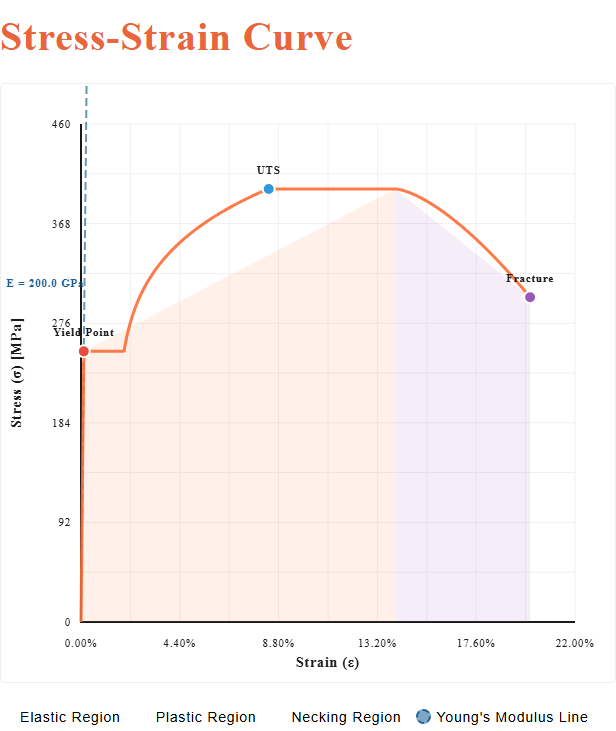
#> input picture assets/real_charts/engisphere/engisphere_001/image.png, 616 x 731 px
$ python -i coordinate_system_preprocessor.py   (imports and definitions only)
#> lines starting #> are read from the running program, lines starting #| are printed output that depends on the picture; after the words box and inside, x2 and y2 are one past the last pixel; in counts of white or black regions, pixels touching at a corner belong together
#> further down, picture is the input picture: shape (731, 616, 3); mean B, G, R 244, 244.7, 250.6
import cv2
import numpy as np
from typing import Tuple

import sys as _sys
from pathlib import Path as _Path
_exp_root = _Path(__file__).resolve().parent.parent.parent
if str(_exp_root) not in _sys.path:
    _sys.path.insert(0, str(_exp_root))

class CoordinateSystemPreprocessor:
    """坐标系图像预处理器"""

    def __init__(self):
        self.intermediate_results = {}
        # 曲线擦除参数
        self.color_saturation_threshold = 90
        self.color_value_threshold = 60

    # [210 lines left out: functions resize_to_match_original, transform_labels_for_ai_enhanced, not called in this run]

    def detect_curve_mask(self, image, feather_size=5):
        """
        检测曲线mask（基于颜色）

        用于在边缘检测阶段擦除曲线边缘，但不修改原图

        Args:
            image: 输入图像（彩色）
            feather_size: 羽化大小（像素）

        Returns:
            曲线的mask（二值图像）
        """
#> called with feather_size = 3
        print(f"[CurveDetect] textcurve (text{feather_size}px)...")

        if len(image.shape) == 2:
            print("  Warning: text, textmask")
            return np.zeros(image.shape[:2], dtype=np.uint8)

        h, w = image.shape[:2]

        # 转换到HSV颜色空间
        hsv = cv2.cvtColor(image, cv2.COLOR_BGR2HSV)
#> hsv: shape (731, 616, 3); mean H, S, V 19.3, 9.7, 251.4

        # 定义多个颜色范围（排除黑白灰）
        s_thresh = self.color_saturation_threshold
        v_thresh = self.color_value_threshold

        color_masks = []

        # 红色
        lower_red1 = np.array([0, s_thresh, v_thresh])
        upper_red1 = np.array([10, 255, 255])
        mask_red1 = cv2.inRange(hsv, lower_red1, upper_red1)
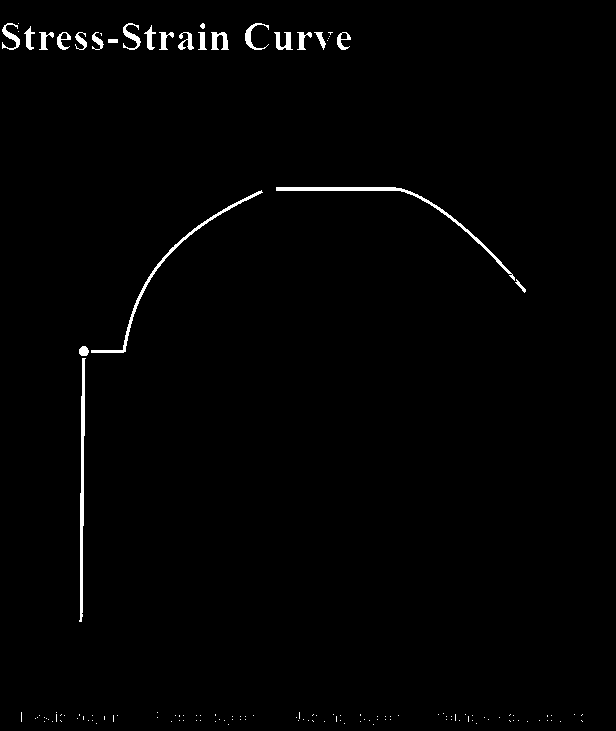
#> mask_red1: shape (731, 616); 1.2% white; 136 white regions (112 under 20 px), largest, box (x1, y1, x2, y2) and area: (276, 187, 515, 281) 931, (79, 358, 86, 622) 862, (91, 190, 263, 353) 778

        lower_red2 = np.array([170, s_thresh, v_thresh])
        upper_red2 = np.array([180, 255, 255])
        mask_red2 = cv2.inRange(hsv, lower_red2, upper_red2)
#> mask_red2: shape (731, 616); 0.03% white in thin lines or dots, all inside (x1, y1, x2, y2) = (2, 23, 351, 50)

        mask_red = cv2.bitwise_or(mask_red1, mask_red2)
        color_masks.append(('red', mask_red))

        # 蓝色
        lower_blue = np.array([100, s_thresh, v_thresh])
        upper_blue = np.array([130, 255, 255])
        mask_blue = cv2.inRange(hsv, lower_blue, upper_blue)
#> mask_blue: shape (731, 616); 0.28% white in thin lines or dots, all inside (x1, y1, x2, y2) = (7, 86, 587, 725)
        color_masks.append(('blue', mask_blue))

        # 绿色
        lower_green = np.array([40, s_thresh, v_thresh])
        upper_green = np.array([80, 255, 255])
        mask_green = cv2.inRange(hsv, lower_green, upper_green)
#> mask_green: shape (731, 616); every value is 0
        color_masks.append(('green', mask_green))

        # 橙色/黄色
        lower_orange = np.array([10, s_thresh, v_thresh])
        upper_orange = np.array([30, 255, 255])
        mask_orange = cv2.inRange(hsv, lower_orange, upper_orange)
#> mask_orange: shape (731, 616); 0.22% white in thin lines or dots
        color_masks.append(('orange', mask_orange))

        # 紫色/品红色
        lower_purple = np.array([130, s_thresh, v_thresh])
        upper_purple = np.array([170, 255, 255])
        mask_purple = cv2.inRange(hsv, lower_purple, upper_purple)
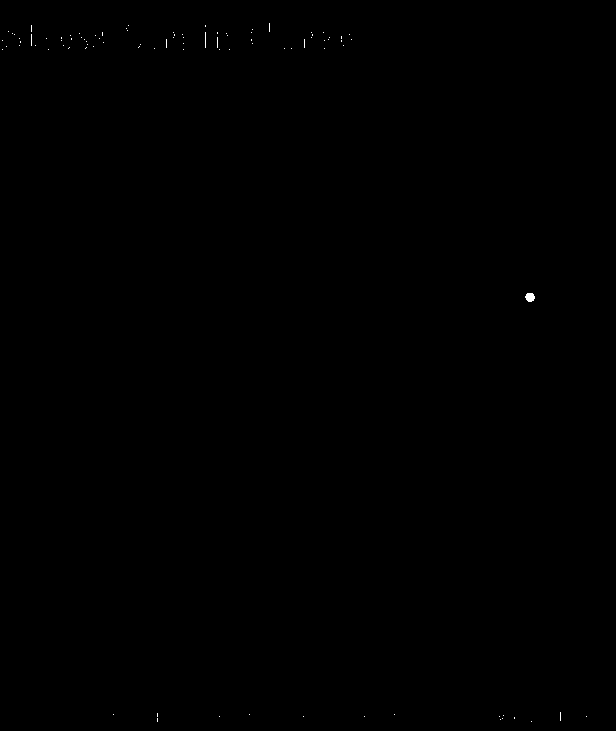
#> mask_purple: shape (731, 616); 0.06% white in thin lines or dots
        color_masks.append(('purple', mask_purple))

        # 合并所有彩色区域
        combined_mask = np.zeros((h, w), dtype=np.uint8)
        for color_name, mask in color_masks:
            pixel_count = np.sum(mask > 0)
            if pixel_count > 0:
                print(f"  text {color_name} color: {pixel_count} pixel")
                combined_mask = cv2.bitwise_or(combined_mask, mask)
#> this loop made 5 passes
#> (color_name, pixel_count) on passes 1 to 5: ('red', 5368), ('blue', 1264), ('green', 0), ('orange', 985), ('purple', 258)
#> (printed output is left out)
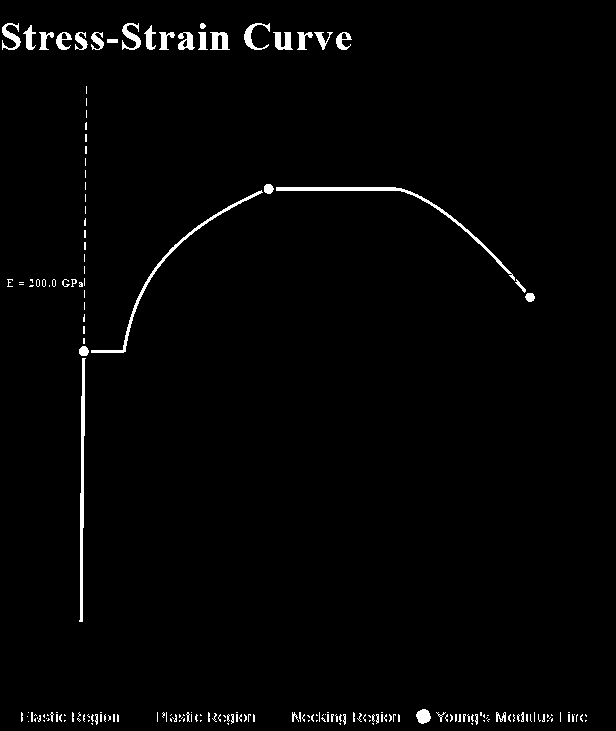
#> combined_mask: shape (731, 616); 1.7% white; 201 white regions (160 under 20 px), largest, box (x1, y1, x2, y2) and area: (276, 187, 515, 281) 931, (79, 358, 86, 622) 870, (91, 190, 263, 353) 778

        # 羽化：膨胀mask
        if feather_size > 0:
            kernel = cv2.getStructuringElement(cv2.MORPH_ELLIPSE,
                                              (feather_size*2+1, feather_size*2+1))
            combined_mask = cv2.dilate(combined_mask, kernel, iterations=1)
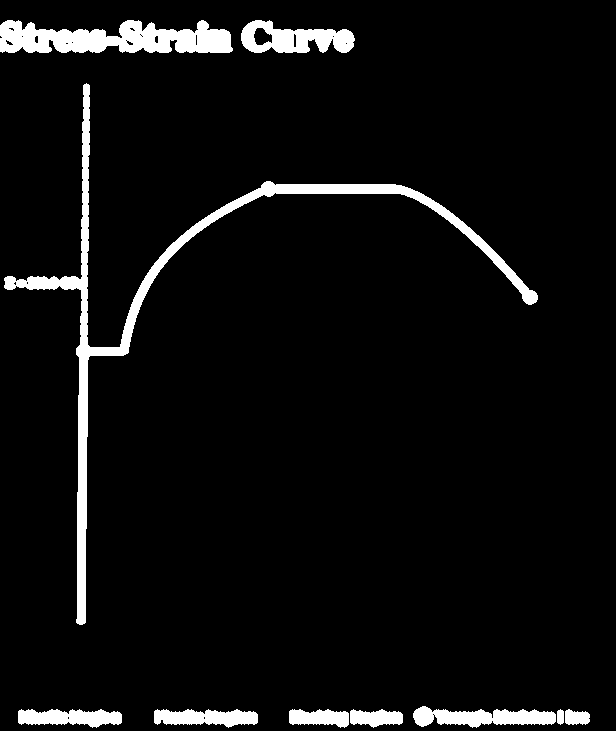
#> combined_mask: shape (731, 616); 5.6% white; 10 white regions, largest, box (x1, y1, x2, y2) and area: (4, 83, 538, 625) 10685, (0, 20, 233, 53) 5362, (241, 20, 355, 53) 2292

        total_pixels = np.sum(combined_mask > 0)
#> total_pixels = 25038
        print(f"[CurveDetect] Complete, textcurvetext: {total_pixels} textpixel")
#| [CurveDetect] Complete, textcurvetext: 25038 textpixel

        # 保存中间结果
        self.intermediate_results['curve_mask'] = combined_mask

        return combined_mask

    def build_text_mask(self, image_shape, x_tick_labels=None, y_tick_labels=None, padding: int = 10):
        """
        根据 OCR 刻度标签 bbox 构建文字屏蔽区域，避免文字笔画进入网格检测。
        """
        h, w = image_shape[:2]
        mask = np.zeros((h, w), dtype=np.uint8)
        all_labels = (x_tick_labels or []) + (y_tick_labels or [])
        if not all_labels:
            return mask

        for label in all_labels:
            try:
                left = int(np.floor(label['left'])) - padding
                top = int(np.floor(label['top'])) - padding
                right = int(np.ceil(label['right'])) + padding
                bottom = int(np.ceil(label['bottom'])) + padding
            except (KeyError, TypeError, ValueError):
                bbox = label.get('bbox') if isinstance(label, dict) else None
                if not isinstance(bbox, dict):
                    continue
                try:
                    left = int(np.floor(bbox['left'])) - padding
                    top = int(np.floor(bbox['top'])) - padding
                    right = int(np.ceil(bbox['right'])) + padding
                    bottom = int(np.ceil(bbox['bottom'])) + padding
                except (KeyError, TypeError, ValueError):
                    continue

            left = max(0, left)
            top = max(0, top)
            right = min(w, right)
            bottom = min(h, bottom)
            if right > left and bottom > top:
                cv2.rectangle(mask, (left, top), (right, bottom), 255, -1)

        self.intermediate_results['text_mask'] = mask
        print(f"[{'TextMask'}] textpixeltext: {int(np.sum(mask > 0))}")
        return mask

    def _build_grid_candidate_map(self, gray: np.ndarray, max_line_gap: int) -> np.ndarray:
        """
        构建网格线候选图。

        不能只依赖 Canny，因为灰色虚线在轻压缩、轻模糊、抗锯齿后
        边缘响应会明显变弱。这里融合：
        1. 原灰度边缘
        2. CLAHE 增强后的边缘
        3. 面向暗细线的 black-hat 响应
        """
#> called with max_line_gap = 10
        # 局部对比度增强，提升浅灰虚线与白底的区分度
        clahe = cv2.createCLAHE(clipLimit=2.0, tileGridSize=(8, 8))
        gray_eq = clahe.apply(gray)
        gray_blur = cv2.GaussianBlur(gray, (3, 3), 0)
        gray_eq_blur = cv2.GaussianBlur(gray_eq, (3, 3), 0)

        # 常规边缘 + 增强后边缘
        edges_base = cv2.Canny(gray_blur, 40, 120, apertureSize=3)
#> edges_base: shape (731, 616); 2.3% white in thin lines or dots
        edges_eq = cv2.Canny(gray_eq_blur, 30, 100, apertureSize=3)
#> edges_eq: shape (731, 616); 4.6% white in thin lines or dots

        # 用定向 black-hat 把浅灰细线直接从白底里“提”出来
        span = max(15, int(max_line_gap) * 3 + 9)
        if span % 2 == 0:
            span += 1
        h_kernel = cv2.getStructuringElement(cv2.MORPH_RECT, (span, 3))
        v_kernel = cv2.getStructuringElement(cv2.MORPH_RECT, (3, span))
        blackhat_h = cv2.morphologyEx(gray_eq_blur, cv2.MORPH_BLACKHAT, h_kernel)
        blackhat_v = cv2.morphologyEx(gray_eq_blur, cv2.MORPH_BLACKHAT, v_kernel)
        blackhat = cv2.max(blackhat_h, blackhat_v)

        _, dark_line_mask = cv2.threshold(
            blackhat, 0, 255, cv2.THRESH_BINARY + cv2.THRESH_OTSU
        )
#> dark_line_mask: shape (731, 616); 3.2% white; 164 white regions (25 under 20 px), largest, box (x1, y1, x2, y2) and area: (52, 124, 92, 356) 1304, (276, 187, 542, 292) 1145, (80, 620, 575, 624) 1086

        candidate_map = cv2.bitwise_or(edges_base, edges_eq)
#> candidate_map: shape (731, 616); 4.6% white in thin lines or dots
        candidate_map = cv2.bitwise_or(candidate_map, dark_line_mask)
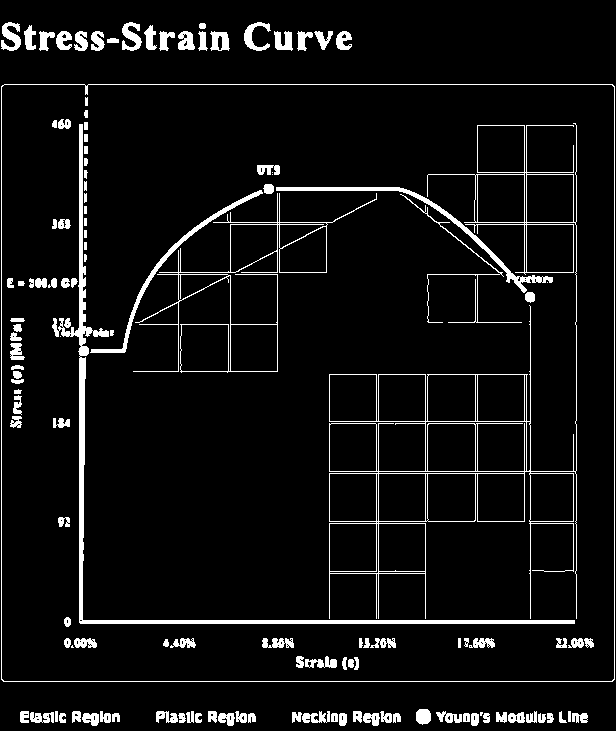
#> candidate_map: shape (731, 616); 6.5% white; 131 white regions (6 under 20 px), largest, box (x1, y1, x2, y2) and area: (329, 123, 577, 619) 5435, (52, 124, 575, 624) 4875, (1, 84, 615, 682) 2444

        self.intermediate_results['edges_base'] = edges_base
        self.intermediate_results['edges_eq'] = edges_eq
        self.intermediate_results['dark_line_mask'] = dark_line_mask
        self.intermediate_results['grid_candidate_map'] = candidate_map
        return candidate_map

    def detect_grid_lines(self, image, rho=1, theta=np.pi/180, threshold=100,
                          min_line_length=50, max_line_gap=10, curve_mask=None,
                          text_mask=None):
        """
        检测网格线

        Args:
            image: 输入图像
            rho: Hough变换距离精度
            theta: Hough变换角度精度
            threshold: Hough变换阈值
            min_line_length: 最小线段长度
            max_line_gap: 最大线段间隙
            curve_mask: 曲线mask（可选），用于从边缘检测中擦除曲线
        """
        # 转换为灰度图
        if len(image.shape) == 3:
            gray = cv2.cvtColor(image, cv2.COLOR_BGR2GRAY)
        else:
            gray = image.copy()

        # 构建网格候选图：不能只靠单一路径边缘检测
        edges = self._build_grid_candidate_map(gray, max_line_gap=max_line_gap)

        # 如果提供了曲线mask，从边缘检测结果中擦除曲线边缘
        if curve_mask is not None:
            print(f"  textedgetextcurvetext...")
            edges_before = np.sum(edges > 0)
#> edges_before = 29462
            edges[curve_mask > 0] = 0  # 擦除曲线区域的边缘
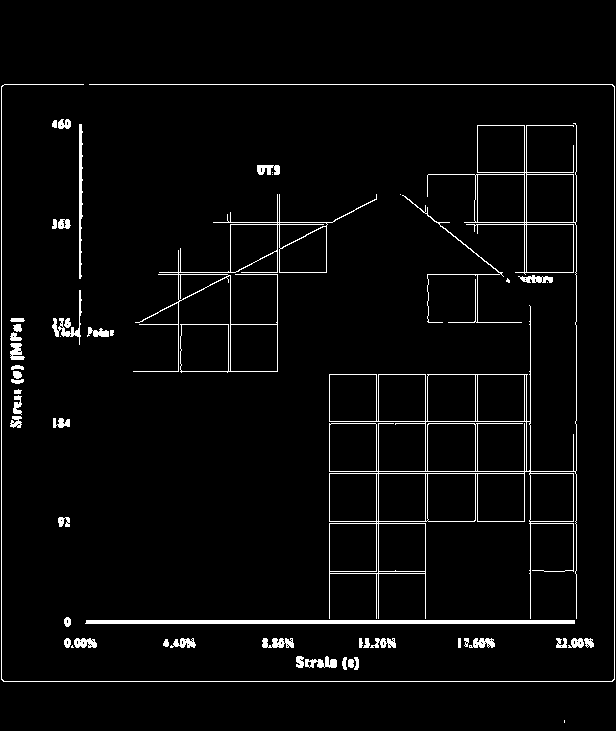
#> edges: shape (731, 616); 3.7% white in thin lines or dots, all inside (x1, y1, x2, y2) = (1, 84, 615, 723)
            edges_after = np.sum(edges > 0)
#> edges_after = 16558
            print(f"  edgepixel: {edges_before} -> {edges_after} (text{edges_before - edges_after}text)")
#|   edgepixel: 29462 -> 16558 (text12904text)

        # 如果提供了文字mask，也从候选图中擦除标签文字区域
        if text_mask is not None:
            print(f"  textedgetext...")
            edges_before = np.sum(edges > 0)
#> edges_before = 16558
            edges[text_mask > 0] = 0
            edges_after = np.sum(edges > 0)
            print(f"  candidatepixel: {edges_before} -> {edges_after} (text{edges_before - edges_after}text)")
#|   candidatepixel: 16558 -> 16558 (text0text)

        self.intermediate_results['edges'] = edges

        # 对边缘做定向闭运算，尽量连起灰色/虚线网格被锯齿和轻微遮挡打断的缺口
        close_span = max(3, int(max_line_gap) * 2 + 1)
        h_kernel = cv2.getStructuringElement(cv2.MORPH_RECT, (close_span, 1))
        v_kernel = cv2.getStructuringElement(cv2.MORPH_RECT, (1, close_span))
        edges_h = cv2.morphologyEx(edges, cv2.MORPH_CLOSE, h_kernel)
#> edges_h: shape (731, 616); 5.3% white; 17 white regions (2 under 20 px), largest, box (x1, y1, x2, y2) and area: (329, 123, 577, 619) 8316, (0, 84, 616, 682) 5852, (133, 194, 377, 373) 2855
        edges_v = cv2.morphologyEx(edges, cv2.MORPH_CLOSE, v_kernel)
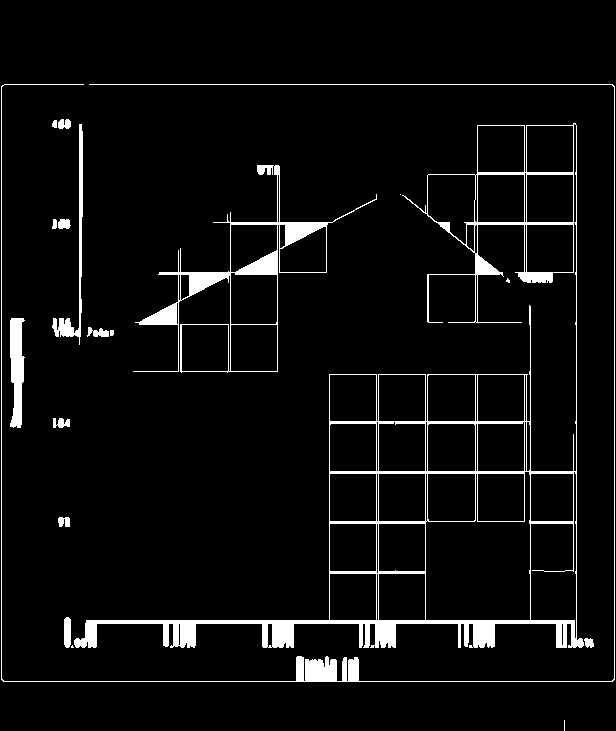
#> edges_v: shape (731, 616); 5.3% white; 19 white regions (4 under 20 px), largest, box (x1, y1, x2, y2) and area: (74, 123, 584, 648) 13100, (133, 165, 377, 373) 3963, (1, 84, 615, 682) 3658
        line_edges = cv2.bitwise_or(edges_h, edges_v)
#> line_edges: shape (731, 616); 6.7% white; 7 white regions (2 under 20 px), largest, box (x1, y1, x2, y2) and area: (0, 84, 616, 682) 23195, (133, 165, 377, 373) 4682, (52, 119, 114, 345) 1916, (53, 418, 70, 428) 156, (58, 517, 70, 527) 114
        self.intermediate_results['edges_line_enhanced'] = line_edges

        # Hough直线检测
        lines = cv2.HoughLinesP(line_edges, rho, theta, threshold,
                                minLineLength=min_line_length,
                                maxLineGap=max_line_gap)
#> lines = 132 rows, first 6: [614, 681, 614, 84], [0, 681, 0, 84], [1, 681, 1, 84], [2, 681, 615, 681], [2, 84, 615, 84], [64, 623, 576, 623]
#> (the rest of the program and of its run is left out)
